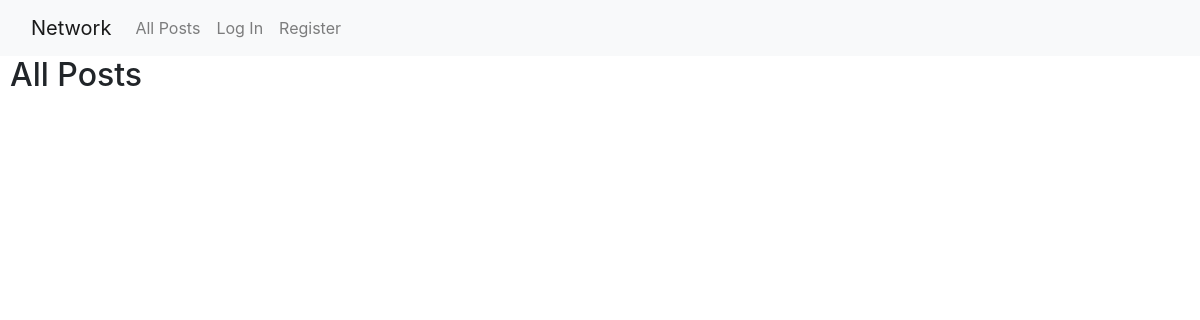
The app's page /, older data.
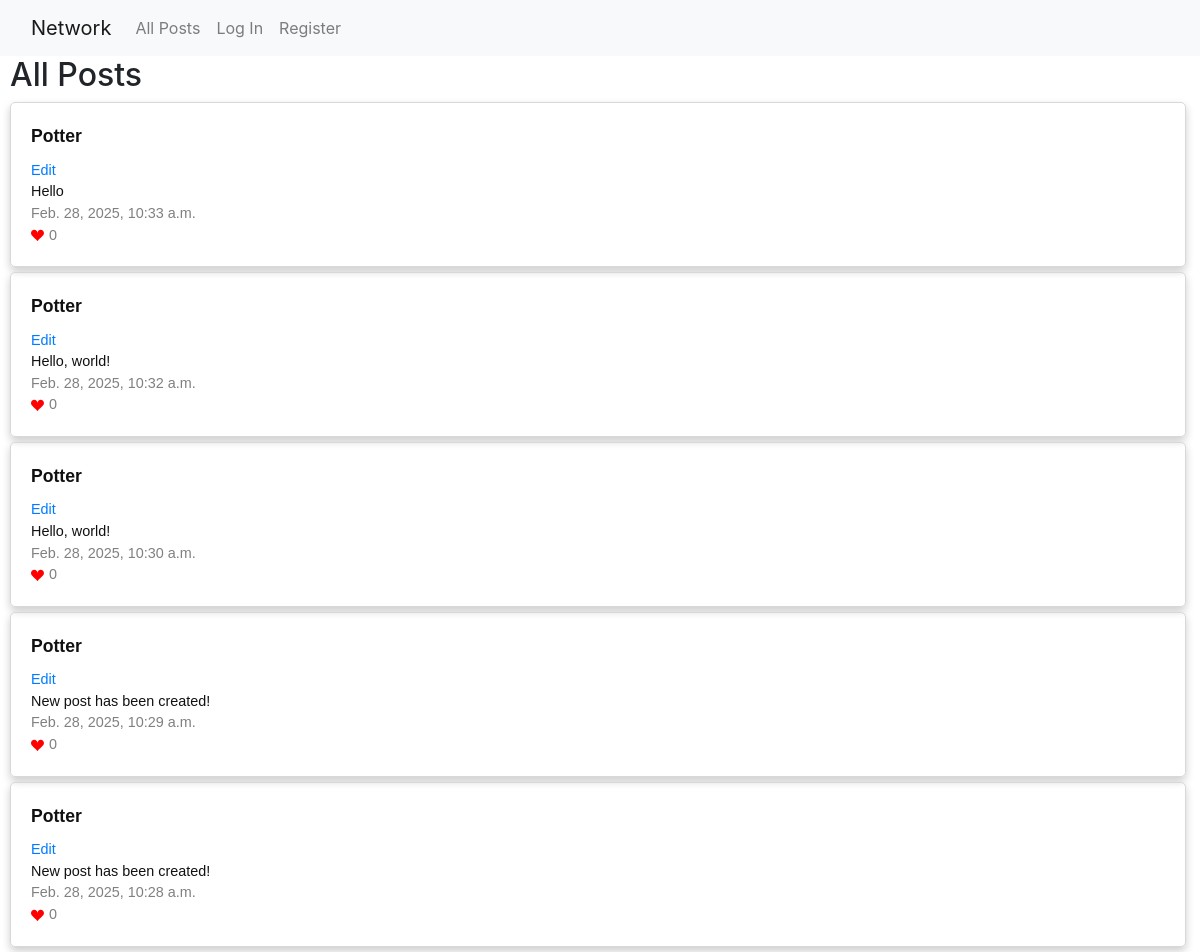
The same page, newer data.
### network/models.py (models this page shows, shortened)
class Posts(models.Model):
    author = models.ForeignKey(User, on_delete=models.CASCADE,related_name='posts')
    content = models.TextField(blank=False)
    likes = models.ManyToManyField(User, related_name='liked_posts', blank=True)
    date_time = models.DateTimeField(auto_now_add=True)

class User(AbstractUser):
    pass
    following = models.ManyToManyField('self', symmetrical=False, related_name='followers', blank=True)

### network/views.py (the view)
# urls.py: path("", views.index, name="index"),
def index(request):
    posts = Posts.objects.all().order_by('-date_time')
    return render(request, "network/index.html", {
        'posts': posts
    })

### network/templates/network/index.html (shortened to what this page needs)
{% extends "network/layout.html" %}
{% block body %}
    <h2 class="header">All Posts</h2>
    {% for post in posts %}
        <div class="post">
            <a href="{% url 'profile' user_id=post.author.id %}"><strong>{{ post.author }}</strong></a>
            <a href="#">Edit</a>
            <p>{{ post.content }}</p>
            <p>{{ post.date_time }}</p>
            <p><svg xmlns="http://www.w3.org/2000/svg" width="16" height="16" fill="currentColor" class="bi bi-suit-heart-fill" viewBox="0 0 16 16">
                <path d="M4 1c2.21 0 4 1.755 4 3.92C8 2.755 9.79 1 12 1s4 1.755 4 3.92c0 3.263-3.234 4.414-7.608 9.608a.513.513 0 0 1-.784 0C3.234 9.334 0 8.183 0 4.92 0 2.755 1.79 1 4 1"/>
              </svg>{{ post.likes.count }}</p>
        </div>
    {% endfor%}
{% endblock %}

### network/templates/network/layout.html (shortened to what this page needs)
{% load static %}
<!DOCTYPE html>
<html lang="en">
    <head>
        <link rel="stylesheet" href="https://stackpath.bootstrapcdn.com/bootstrap/4.4.1/css/bootstrap.min.css">
        <link href="{% static 'network/styles.css' %}" rel="stylesheet">
        <link rel="stylesheet" href="https://cdnjs.cloudflare.com/ajax/libs/font-awesome/4.7.0/css/font-awesome.min.css">
    </head>
    <body>
        <nav class="navbar navbar-expand-lg navbar-light bg-light">
            <div class="container-fluid">
                <a class="navbar-brand" href="#">Network</a>
                <div class="collapse navbar-collapse" id="collapsibleNavbar">
                  <ul class="navbar-nav mr-auto">
                    <li class="nav-item">
                      <a class="nav-link" href="{% url 'index' %}">All Posts</a>
                    </li>
                    {% if user.is_authenticated %}
                        <li class="nav-item">
                            <a class="nav-link" href="{% url 'following' user_id=user.id %}">Following</a>
                        </li>
                        <li class="nav-item">
                            <a class="nav-link" href="{% url 'logout' %}">Log Out</a>
                        </li>
                    {% else %}
                        <li class="nav-item">
                            <a class="nav-link" href="{% url 'login' %}">Log In</a>
                        </li>
                        <li class="nav-item">
                            <a class="nav-link" href="{% url 'register' %}">Register</a>
                        </li>
                    {% endif %}
                  </ul>
                </div>
            </div>
          </nav>
        <div class="body">
            {% block body %}
            {% endblock %}
        </div>
    </body>
</html>

### network/static/network/styles.css (style rules this page uses)
.header { margin-left: 10px; }
.post { border: 1px solid #dad7d7; border-radius: 5px; box-sizing: border-box; width: 98%; padding: 20px; margin-left: 10px; margin-bottom: 5px; font-family: Arial, Helvetica, sans-serif; box-shadow: 0 4px 8px 0 rgba(0, 0, 0, 0.2); }
.post p { font-size: 0.9em; color: grey; margin: 0; }
.post p:first-of-type { color: #111111; }
.post svg { color: red; margin-right: 5px; height: 0.9em; width: 0.9em; }
.post a { display: block; font-size: 0.9em; }
.post a:first-of-type { color: #111111; font-size: 1.1em; margin-bottom: 10px; }

Row changes from the older to the newer data that the page shows:
added Posts: author "Potter", content "Hello", date_time "Feb. 28, 2025, 10:33 a.m.", likes.count "0"
added Posts: author "Potter", content "Hello, world!", date_time "Feb. 28, 2025, 10:32 a.m.", likes.count "0"
added Posts: author "Potter", content "Hello, world!", date_time "Feb. 28, 2025, 10:30 a.m.", likes.count "0"
added Posts: author "Potter", content "New post has been created!", date_time "Feb. 28, 2025, 10:29 a.m.", likes.count "0"
added Posts: author "Potter", content "New post has been created!", date_time "Feb. 28, 2025, 10:28 a.m.", likes.count "0"
